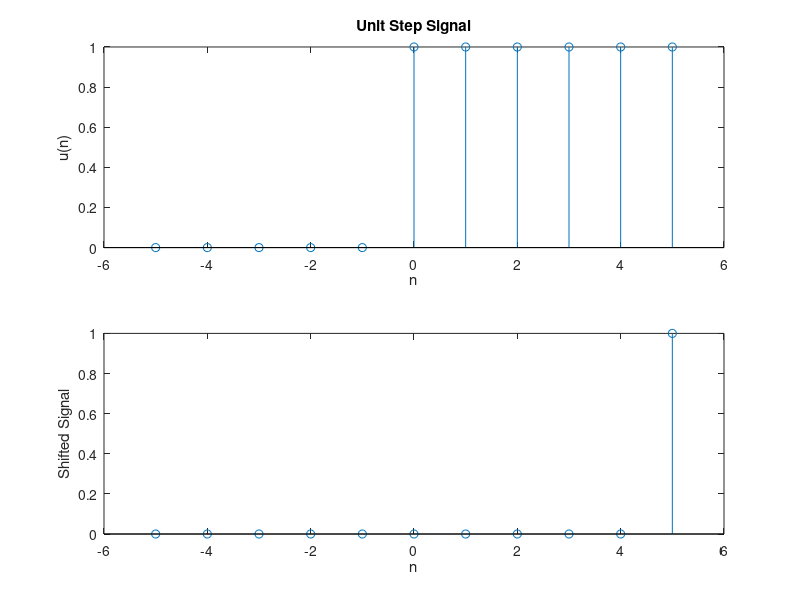

Recreate this plot in MATLAB.
% Generate a script that uses user input to shift unit step response right or left. Use MATLAB
% input command to take the number of samples to shift the signal and use switch option or
% If - else statement to decide whether to shift the signal to the right (delay) or to the left (advance).

n = -5:5;
x = (n >= 0);

direction = input("Enter direction to shift (1 for left / 2 for right): ");
k = input("Enter no. of samples to shift: ");

if direction == 1
    k = -k;
elseif direction == 2
    k = k;
end

subplot(2,1,1);
stem(n, x);
title('Unit Step Signal');
xlabel('n'); ylabel('u(n)');

subplot(2,1,2);
x_shifted = ((n-k) >= 0);
stem(n, x_shifted);
xlabel('n'); ylabel('Shifted Signal');
